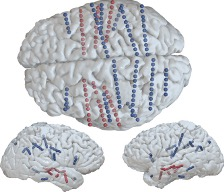
#> input picture brain_r1/figure_1_component_1.jpg, 224 x 192 px
$ python create_brain_thumbnail.py
#> lines starting #> are read from the running program, lines starting #| are printed output that depends on the picture; after the words box and inside, x2 and y2 are one past the last pixel; in counts of white or black regions, pixels touching at a corner belong together
#!/usr/bin/env python3
"""Create a Brain journal thumbnail from revised Figure 1 and Figure 4 assets."""

from __future__ import annotations

import argparse
from pathlib import Path

import matplotlib as mpl

mpl.use("Agg")

import matplotlib.pyplot as plt
import numpy as np
import pandas as pd
from figure_style import (
    CARB_COLOR,
    EDGE_COLOR,
    IQR_FILL_COLOR,
    LEV_COLOR,
    LINE_COLOR,
    SEIZURE_COLOR,
    SYNC_COLOR,
)
from matplotlib.patches import FancyArrowPatch, FancyBboxPatch, Polygon
from PIL import Image


BACKGROUND = "#FAFAF7"
PANEL_FACE = "#FFFFFF"
SUBTLE_EDGE = "#D9D6CF"
TEXT_COLOR = "#161616"


def parse_args() -> argparse.Namespace:
    parser = argparse.ArgumentParser(description=__doc__)
    parser.add_argument(
        "--output",
        type=Path,
        default=Path(__file__).resolve().parent / "outputs" / "brain_thumbnail.jpg",
        help="JPEG output path.",
    )
    parser.add_argument(
        "--dpi",
        type=int,
        default=320,
        help="Output resolution. The default produces a 1600 x 1600 px JPEG.",
    )
    return parser.parse_args()


def crop_near_white(image_path: Path, threshold: int = 248, pad: int = 4) -> Image.Image:
    image = Image.open(image_path).convert("RGBA")
    arr = np.asarray(image)
    alpha_mask = arr[:, :, 3] > 8
    rgb_mask = np.any(arr[:, :, :3] < threshold, axis=2)
    mask = alpha_mask & rgb_mask
    ys, xs = np.where(mask)
    if len(xs) == 0 or len(ys) == 0:
        return image
    left = max(int(xs.min()) - pad, 0)
    right = min(int(xs.max()) + pad + 1, image.width)
    top = max(int(ys.min()) - pad, 0)
    bottom = min(int(ys.max()) + pad + 1, image.height)
    return image.crop((left, top, right, bottom))


def add_panel(
    fig: plt.Figure,
    bounds: tuple[float, float, float, float],
    *,
    radius: float = 0.025,
    zorder: int = -10,
) -> None:
    patch = FancyBboxPatch(
        (bounds[0], bounds[1]),
        bounds[2],
        bounds[3],
        boxstyle=f"round,pad=0.012,rounding_size={radius}",
        transform=fig.transFigure,
        facecolor=PANEL_FACE,
        edgecolor=SUBTLE_EDGE,
        linewidth=1.0,
        zorder=zorder,
    )
    fig.patches.append(patch)


def add_image_axis(
    fig: plt.Figure,
    image: Image.Image,
    bounds: tuple[float, float, float, float],
    *,
    alpha: float = 1.0,
) -> plt.Axes:
    ax = fig.add_axes(bounds)
    ax.set_zorder(2)
    ax.imshow(image, interpolation="lanczos", alpha=alpha)
    ax.axis("off")
    return ax


# [91 lines left out: functions medication_curves, draw_bolt, draw_timeseries, not called in this run]


def draw_sampling_curve(ax: plt.Axes, data_path: Path) -> None:
    df = pd.read_csv(data_path)
    x = df["sampling_percentage"].to_numpy()
    med = df["median_correlation"].to_numpy()
    q1 = df["q1_correlation"].to_numpy()
    q3 = df["q3_correlation"].to_numpy()

    ax.fill_between(x, q1, q3, color=IQR_FILL_COLOR, alpha=0.42, linewidth=0)
    ax.plot(x, med, color=LINE_COLOR, marker="o", markersize=4.3, lw=2.2)
    ax.scatter([40], [med[list(x).index(40)]], color=CARB_COLOR, s=36, zorder=4)

    ax.set_xlim(8, 102)
    ax.set_ylim(0.30, 1.02)
    ax.set_xticks([10, 40, 100])
    ax.set_xticklabels(["10%", "40%", "100%"], fontsize=6.9)
    ax.set_yticks([0.4, 1.0])
    ax.set_yticklabels(["0.4", "1.0"], fontsize=6.9)
    for spine in ["top", "right"]:
        ax.spines[spine].set_visible(False)
    for spine in ["left", "bottom"]:
        ax.spines[spine].set_color("#6F6F6F")
        ax.spines[spine].set_linewidth(0.8)
    ax.tick_params(width=0.7, length=2.4, color="#6F6F6F", pad=1)


def create_thumbnail(output_path: Path, dpi: int) -> None:
    script_dir = Path(__file__).resolve().parent
    repo_root = script_dir.parent

    brain = crop_near_white(repo_root / "brain_r1" / "figure_1_component_1.jpg", pad=1)
    traces = crop_near_white(repo_root / "brain_r1" / "figure_1_component_2.jpg", pad=1)
    sampled_brain = crop_near_white(script_dir / "figure_4_component_1.png", pad=1)
    full_brain = crop_near_white(script_dir / "figure_4_component_2.png", pad=1)
    strip = crop_near_white(script_dir / "figure_4_component_3.png", pad=1)

    mpl.rcParams.update(
        {
            "font.family": "sans-serif",
            "font.sans-serif": ["Arial", "Helvetica", "DejaVu Sans"],
            "pdf.fonttype": 42,
            "ps.fonttype": 42,
        }
    )

    fig = plt.figure(figsize=(5, 5), dpi=dpi, facecolor=BACKGROUND)
    fig.text(
        0.075,
        0.955,
        "Synchrony tracks ASM load",
        ha="left",
        va="top",
        color=TEXT_COLOR,
        fontsize=20.5,
        fontweight="bold",
    )

    add_panel(fig, (0.055, 0.545, 0.47, 0.325), radius=0.03)
    add_panel(fig, (0.555, 0.545, 0.39, 0.325), radius=0.03)
    add_panel(fig, (0.055, 0.135, 0.89, 0.330), radius=0.03)

    add_image_axis(fig, brain, (0.078, 0.635, 0.238, 0.185))
    add_image_axis(fig, traces, (0.338, 0.660, 0.135, 0.135), alpha=0.88)
    fig.text(0.086, 0.595, "Intracranial EEG", fontsize=7.8, color=TEXT_COLOR, fontweight="bold")
    fig.text(0.338, 0.595, "Kuramoto\nsynchrony", fontsize=7.8, color=SYNC_COLOR, fontweight="bold")
    fig.add_artist(
        FancyArrowPatch(
            (0.300, 0.722),
            (0.348, 0.722),
            transform=fig.transFigure,
            arrowstyle="-|>",
            mutation_scale=12,
            linewidth=1.2,
            color=EDGE_COLOR,
            zorder=3,
        )
    )

    add_image_axis(fig, sampled_brain, (0.575, 0.700, 0.145, 0.108), alpha=0.92)
    add_image_axis(fig, strip, (0.724, 0.684, 0.036, 0.142), alpha=0.92)
    add_image_axis(fig, full_brain, (0.780, 0.694, 0.126, 0.099), alpha=0.88)
    fig.text(
        0.573,
        0.850,
        "Electrode subsampling",
        fontsize=7.9,
        color=TEXT_COLOR,
        fontweight="bold",
        va="top",
    )
    curve_ax = fig.add_axes([0.595, 0.575, 0.295, 0.100], facecolor="none")
    curve_ax.set_zorder(2)
    draw_sampling_curve(curve_ax, script_dir / "figure_4_panel_b_quartiles.csv")

    fig.text(
        0.090,
        0.430,
        "ASM taper exposes increased network synchrony",
        ha="left",
        va="center",
        fontsize=9.4,
        color=TEXT_COLOR,
        fontweight="bold",
    )
    legend_y = 0.408
    legend_items = [
        (0.095, 0.170, SYNC_COLOR, "Synchrony"),
        (0.278, 0.353, CARB_COLOR, "ASM load"),
        (0.455, 0.530, SEIZURE_COLOR, "Seizures"),
    ]
    for x0, x1, color, label in legend_items:
        fig.add_artist(
            mpl.lines.Line2D(
                [x0, x1],
                [legend_y, legend_y],
                transform=fig.transFigure,
                color=color,
                linewidth=2.4,
                solid_capstyle="round",
                linestyle=(0, (4, 3)) if label == "Seizures" else "-",
                zorder=3,
            )
        )
        fig.text(
            x1 + 0.008,
            legend_y,
            label,
            ha="left",
            va="center",
            fontsize=7.3,
            color="#4E4E4E",
        )

    time_ax = fig.add_axes([0.095, 0.185, 0.815, 0.190], facecolor="none")
    time_ax.set_zorder(2)
    draw_timeseries(time_ax)

    output_path.parent.mkdir(parents=True, exist_ok=True)
    fig.savefig(
        output_path,
        dpi=dpi,
        format="jpg",
        facecolor=BACKGROUND,
        bbox_inches=None,
        pil_kwargs={"quality": 95, "optimize": True, "progressive": True},
    )
    plt.close(fig)


def main() -> None:
    args = parse_args()
    create_thumbnail(args.output.resolve(), args.dpi)
#> in crop_near_white, `alpha_mask = arr[:, :, 3] > 8`: alpha_mask: shape (192, 224) bool; every value is 1
#> in crop_near_white, `rgb_mask = np.any(arr[:, :, :3] < threshold, axis=2)`:
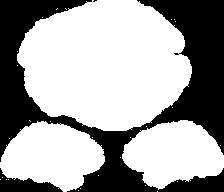
#> rgb_mask: shape (192, 224) bool; 63.7% white; 3 black regions (1 under 20 px), largest, box (x1, y1, x2, y2) and area: (0, 0, 224, 192) 14904, (0, 168, 63, 192) 697
#> in crop_near_white, `left = max(int(xs.min()) - pad, 0)`: left = 0
#> in crop_near_white, `right = min(int(xs.max()) + pad + 1, image.width)`: right = 224
#> in crop_near_white, `top = max(int(ys.min()) - pad, 0)`: top = 0
#> in crop_near_white, `bottom = min(int(ys.max()) + pad + 1, image.height)`: bottom = 192
#> call 2 of crop_near_white, with threshold = 248, pad = 1
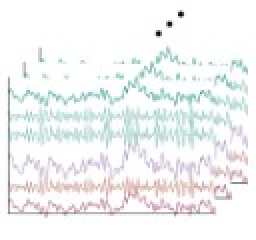
#> input picture brain_r1/figure_1_component_2.jpg, 128 x 120 px (shown 2 times larger)
#> in crop_near_white (call 2), `alpha_mask = arr[:, :, 3] > 8`: alpha_mask: shape (120, 128) bool; every value is 1
#> in crop_near_white (call 2), `rgb_mask = np.any(arr[:, :, :3] < threshold, axis=2)`: rgb_mask: shape (120, 128) bool; 38.1% white; 37 white regions (32 under 20 px), largest, box (x1, y1, x2, y2) and area: (3, 21, 126, 110) 5548, (48, 35, 63, 41) 44, (56, 27, 72, 33) 43, (11, 30, 16, 40) 28, (19, 23, 24, 32) 25
#> in crop_near_white (call 2), `ys, xs = np.where(mask)`: ys = 5850 values from 5 to 111; xs = 5850 values, max 127 at index 4142, min 0 at index 5627, mean 65.7
#> in crop_near_white (call 2), `right = min(int(xs.max()) + pad + 1, image.width)`: right = 128
#> in crop_near_white (call 2), `top = max(int(ys.min()) - pad, 0)`: top = 4
#> in crop_near_white (call 2), `bottom = min(int(ys.max()) + pad + 1, image.height)`: bottom = 113
#> call 3 of crop_near_white, with threshold = 248, pad = 1
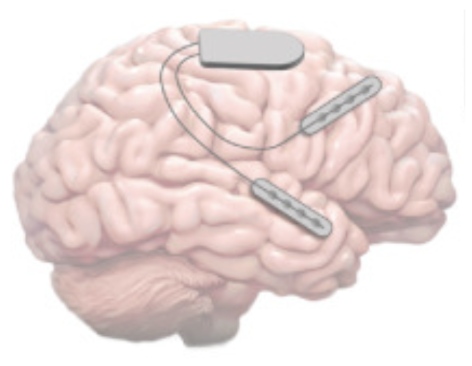
#> input picture figure_generation/figure_4_component_1.png, 472 x 366 px
#> in crop_near_white, image is the input picture: PIL image 472x366 RGBA; mean R, G, B, A 233.9, 220.2, 218.1, 255
#> in crop_near_white (call 3), `alpha_mask = arr[:, :, 3] > 8`: alpha_mask: shape (366, 472) bool; every value is 1
#> in crop_near_white (call 3), `rgb_mask = np.any(arr[:, :, :3] < threshold, axis=2)`: rgb_mask: shape (366, 472) bool; 60.9% white; 5 black regions (3 under 20 px), largest, box (x1, y1, x2, y2) and area: (0, 0, 472, 366) 67543, (332, 73, 340, 76) 21
#> in crop_near_white (call 3), `left = max(int(xs.min()) - pad, 0)`: left = 11
#> in crop_near_white (call 3), `right = min(int(xs.max()) + pad + 1, image.width)`: right = 466
#> in crop_near_white (call 3), `top = max(int(ys.min()) - pad, 0)`: top = 9
#> in crop_near_white (call 3), `bottom = min(int(ys.max()) + pad + 1, image.height)`: bottom = 351
#> call 4 of crop_near_white, with threshold = 248, pad = 1
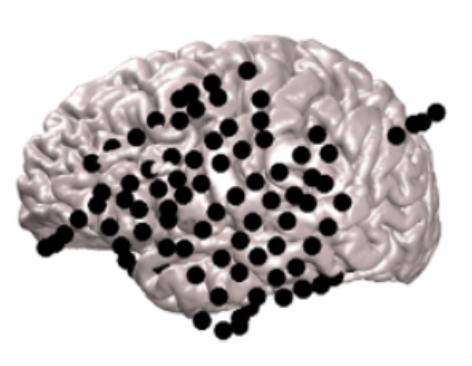
#> input picture figure_generation/figure_4_component_2.png, 472 x 366 px
#> in crop_near_white, image is the input picture: PIL image 472x366 RGBA; mean R, G, B, A 195.2, 189.7, 189.6, 255
#> in crop_near_white (call 4), `rgb_mask = np.any(arr[:, :, :3] < threshold, axis=2)`: rgb_mask: shape (366, 472) bool; 53.4% white; 53 black regions (39 under 20 px), largest, box (x1, y1, x2, y2) and area: (0, 0, 472, 366) 79285, (211, 171, 234, 195) 275, (272, 146, 292, 163) 216
#> in crop_near_white (call 4), `left = max(int(xs.min()) - pad, 0)`: left = 13
#> in crop_near_white (call 4), `right = min(int(xs.max()) + pad + 1, image.width)`: right = 449
#> in crop_near_white (call 4), `top = max(int(ys.min()) - pad, 0)`: top = 33
#> in crop_near_white (call 4), `bottom = min(int(ys.max()) + pad + 1, image.height)`: bottom = 344
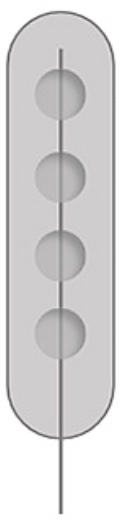
#> input picture figure_generation/figure_4_component_3.png, 120 x 530 px
#> in crop_near_white, image is the input picture: PIL image 120x530 RGBA; mean R, G, B, A 213.3, 211.3, 212, 255
#> in crop_near_white (call 5), `alpha_mask = arr[:, :, 3] > 8`: alpha_mask: shape (530, 120) bool; every value is 1
#> in crop_near_white (call 5), `rgb_mask = np.any(arr[:, :, :3] < threshold, axis=2)`:
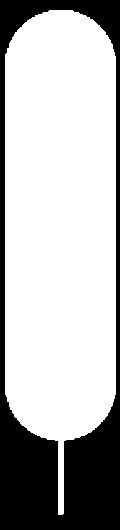
#> rgb_mask: shape (530, 120) bool; 71.8% white; 1 black region, box (x1, y1, x2, y2) and area: (0, 0, 120, 530) 17930
#> in crop_near_white (call 5), `left = max(int(xs.min()) - pad, 0)`: left = 4
#> in crop_near_white (call 5), `right = min(int(xs.max()) + pad + 1, image.width)`: right = 117
#> in crop_near_white (call 5), `top = max(int(ys.min()) - pad, 0)`: top = 9
#> in crop_near_white (call 5), `bottom = min(int(ys.max()) + pad + 1, image.height)`: bottom = 516
#> in crop_near_white (call 5), `return image.crop((left, top, right, bottom))`:
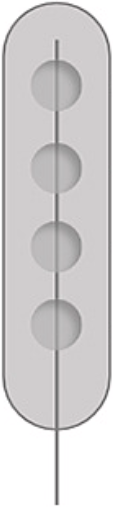
#> returned value: PIL image 113x507 RGBA; mean R, G, B, A 208.7, 206.5, 207.2, 255
    print(f"Wrote {args.output.resolve()}")


if __name__ == "__main__":
#> (the run stopped early here; a loop or call above may not have finished)
